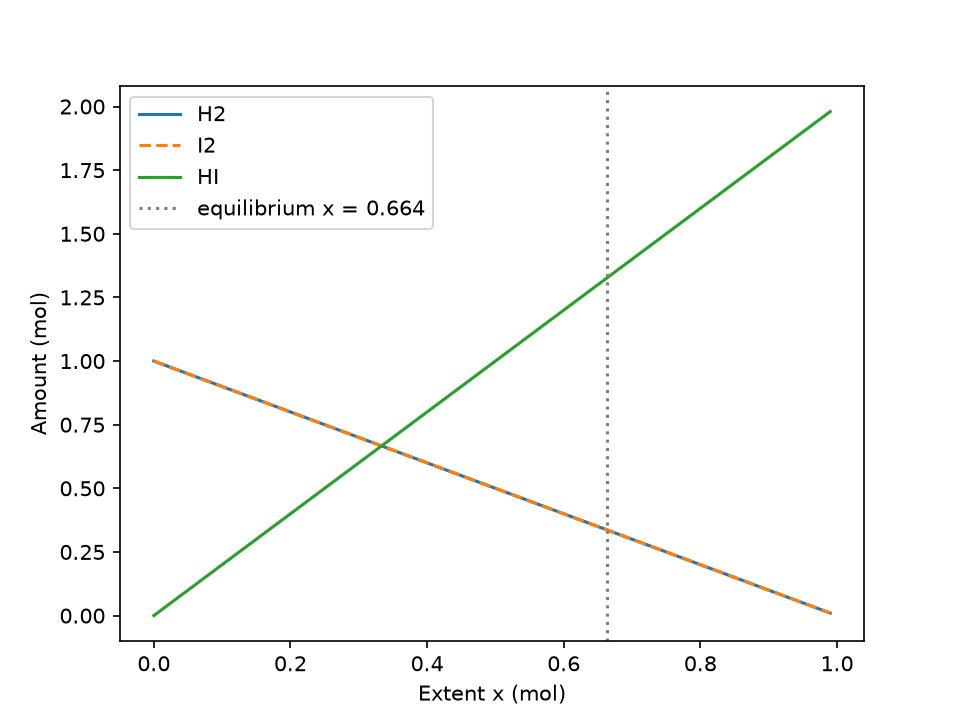

This figure's Python source:
"""
PW2 Lab B Part 4 -- chemical equilibrium via the equilibrium constant K.

Reaction  H2 + I2 <=> 2 HI, starting from 1 mol H2 and 1 mol I2.
As the reaction proceeds by an extent x:  H2 = 1-x,  I2 = 1-x,  HI = 2x.
At equilibrium the composition satisfies the equilibrium constant
        K = [HI]^2 / ([H2][I2]) = (2x)^2 / ((1-x)(1-x)).
Given K, find the extent x. Solve it TWO ways and compare.
Run:  python equilibrium.py
"""
import numpy as np
import matplotlib.pyplot as plt
from scipy.optimize import newton, minimize

K = 15.6
a = b = 1.0

# TODO 1: write k_imbalance(x) = (2x)^2/((a-x)(b-x)) - K.
#         It equals zero exactly at equilibrium.

def k_imbalance(x):
    return (2*x)**2 / ((a - x)*(b - x)) - K

# TODO 2 (method 1): use scipy.optimize.newton to find the root of k_imbalance
#         (start x0=0.5). This is root-finding.

x_newton = newton(k_imbalance, 0.5)
print("Newton:", x_newton)

# TODO 3 (method 2): use scipy.optimize.minimize to minimise k_imbalance(x)**2
#         (method "SLSQP", bounds [(0, 0.999)], x0=[0.5]). Print both answers
#         and confirm they agree.

res = minimize(lambda z: k_imbalance(z[0])**2, [0.5],
               method="SLSQP", bounds=[(0, 0.999)])
x_slsqp = res.x[0]
print("SLSQP: ", x_slsqp)
print("Agree:", np.isclose(x_newton, x_slsqp, atol=1e-3))

# TODO 4: report the equilibrium amounts (H2, I2, HI), and plot how the three
#         amounts change with the extent x, marking the equilibrium. Save
#         equilibrium.png.

x_eq = x_newton
print(f"H2 = {a - x_eq:.3f}, I2 = {b - x_eq:.3f}, HI = {2*x_eq:.3f} mol")

x = np.linspace(0, 0.99, 200)
plt.plot(x, a - x, label="H2")
plt.plot(x, b - x, "--", label="I2")
plt.plot(x, 2*x, label="HI")
plt.axvline(x_eq, color="gray", linestyle=":", label=f"equilibrium x = {x_eq:.3f}")
plt.xlabel("Extent x (mol)")
plt.ylabel("Amount (mol)")
plt.legend()
plt.savefig("equilibrium.png", dpi=150)
plt.show()
